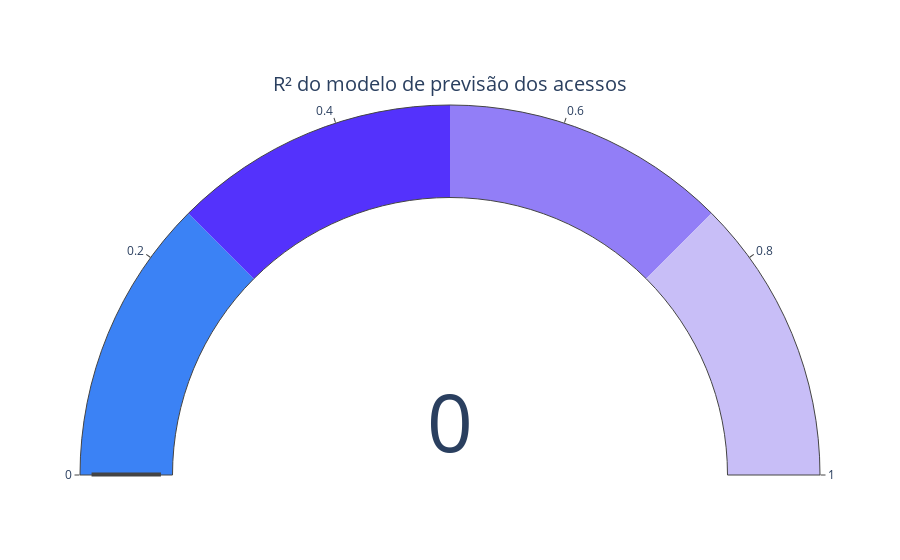

The notebook cell this image was saved under:
### Code cell
fig = go.Figure(go.Indicator(
    mode = "gauge+number",
    value = vendas_model_score,
    domain = { "x": [0, 1], "y": [0, 1] },
    title = { "text": "R² do modelo de previsão dos acessos" },
    gauge = { 
            "axis": {"range": [0, 1]},
            "bar": {"color": "#d8d3ed" },
            "steps": [
                { "range": [ 0, 0.25 ], "color": "#3b82f5" },
                { "range": [0.25, 0.5], "color": "#5432fc" },
                { "range": [0.5, 0.75], "color": "#927ef7" },
                { "range": [0.75, 1], "color": "#c8bef7" },
            ],
            "threshold": {"line": {"color": "#444445", "width": 4}, "thickness": 0.75, "value": vendas_model_score}
        }
))
fig.show()

### Figure 1 — Plotly figure (JSON) as saved in the notebook; plotly's stock layout.template omitted (floating-point values rounded to 4 significant figures)
{"data": [{"domain": {"x": [0, 1], "y": [0, 1]}, "gauge": {"axis": {"range": [0, 1]}, "bar": {"color": "#d8d3ed"}, "steps": [{"color": "#3b82f5", "range": [0, 0.25]}, {"color": "#5432fc", "range": [0.25, 0.5]}, {"color": "#927ef7", "range": [0.5, 0.75]}, {"color": "#c8bef7", "range": [0.75, 1]}], "threshold": {"line": {"color": "#444445", "width": 4}, "thickness": 0.75, "value": 0.0004186}}, "mode": "gauge+number", "title": {"text": "R² do modelo de previsão dos acessos"}, "type": "indicator", "value": 0.0004186}], "layout": {}}
